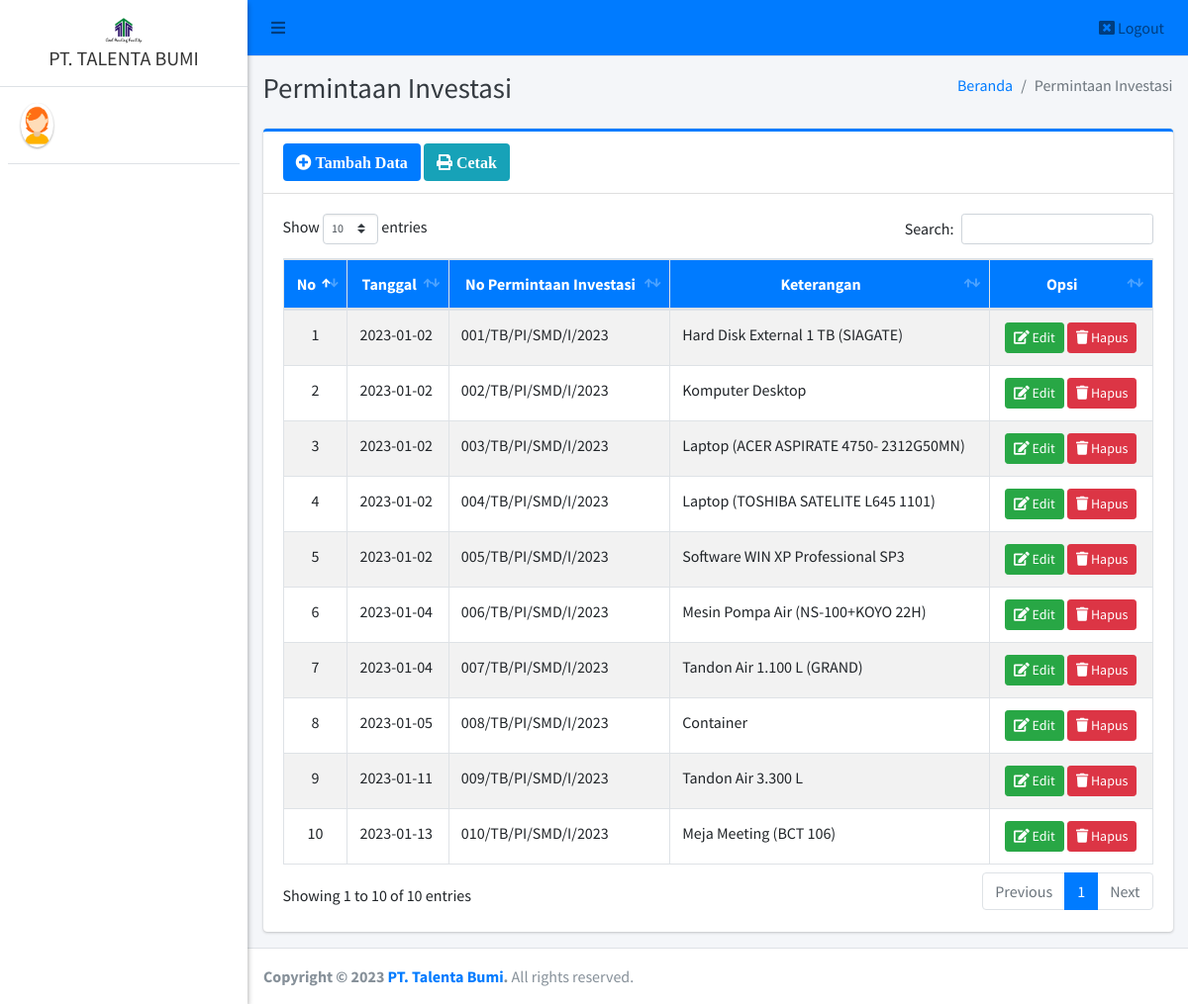
Before: /pimpinan/pi/index.php with the older database file.
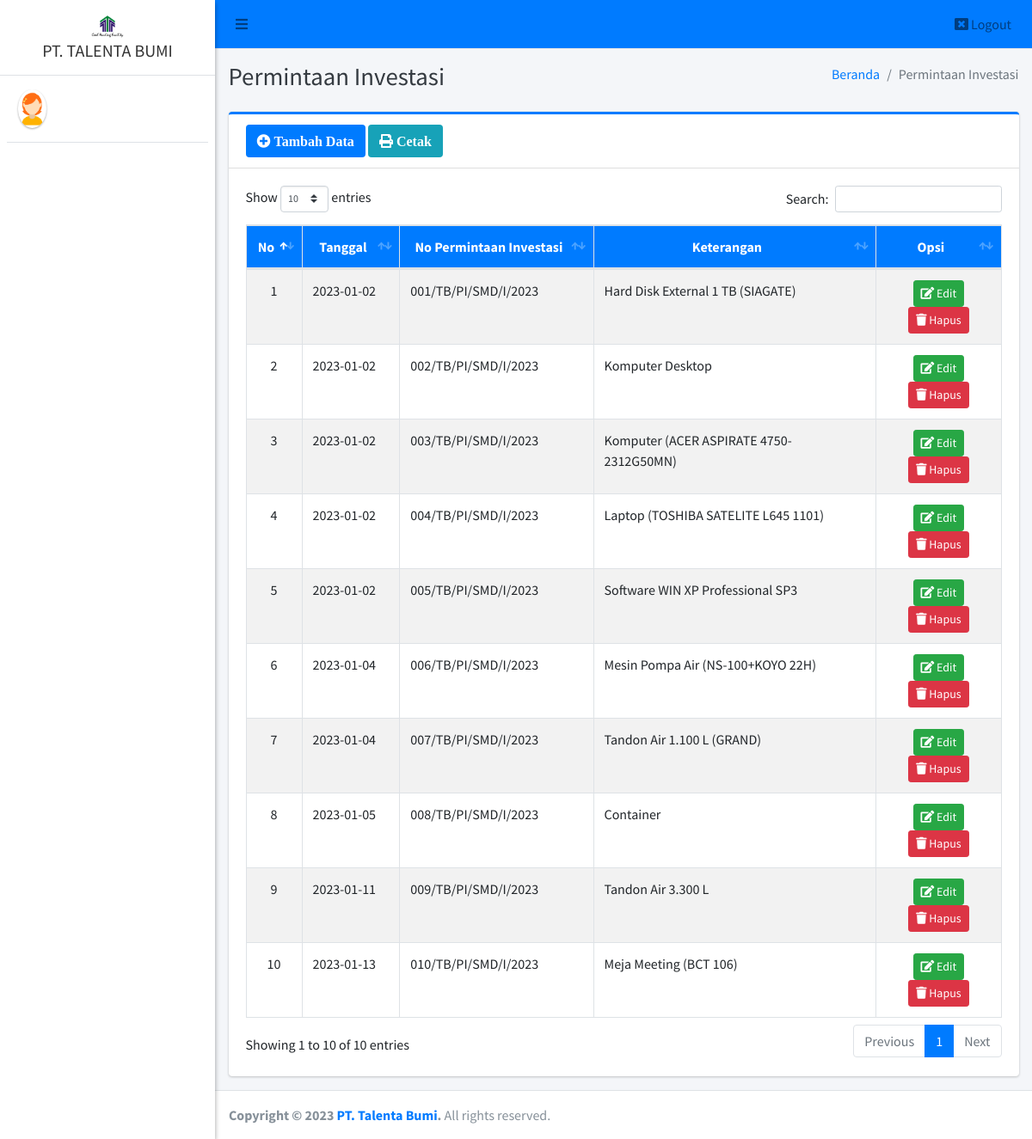
After: the same page with the newer database file.
### tables this page shows
CREATE TABLE `pi` (
  `id_pi` int(11) NOT NULL,
  `tanggal_permintaan` date NOT NULL,
  `no_pi` varchar(40) NOT NULL,
  `keterangan` text NOT NULL,
  `jumlah` varchar(20) NOT NULL,
  `satuan` varchar(20) NOT NULL
);

### pimpinan/pi/index.php (the view, shortened to what this page needs)
<?php
require '../../config/koneksi.php';
?>
<!DOCTYPE html>
<html>
<?php
include '../../templates/head.php';
?>
<body class="hold-transition sidebar-mini layout-fixed">
    <div class="wrapper">
        <?php
        include '../../templates/navbar.php';
        ?>
        <?php
        include '../../templates/sidebar.php';
        ?>
        <div class="content-wrapper">
            <div class="content-header">
                <div class="container-fluid">
                    <div class="row mb-2">
                        <div class="col-sm-6">
                            <h1 class="m-0 text-dark">Permintaan Investasi</h1>
                        </div>
                        <div class="col-sm-6">
                            <ol class="breadcrumb float-sm-right">
                                <li class="breadcrumb-item"><a href="#">Beranda</a></li>
                                <li class="breadcrumb-item active">Permintaan Investasi</li>
                            </ol>
                        </div>
                    </div>
                </div>
            </div>
            <section class="content">
                <div class="container-fluid">
                    <div class="row">
                        <div class="col-12">
                            <div class="card card-primary card-outline">
                                <div class="card-header">
                                    <a href="tambah" class="btn bg-primary"><i class="fa fa-plus-circle"> Tambah Data</i></a>
                                    <a href="print" target="blank" class="btn bg-info"><i class="fa fa-print"> Cetak</i></a>
                                </div>
                                <div class="card-body">
                                    <div class="table-responsive">
                                        <table id="example1" class="table table-bordered table-striped">
                                            <thead class="bg-primary">
                                                <tr align="center">
                                                    <th>No</th>
                                                    <th>Tanggal</th>
                                                    <th>No Permintaan Investasi</th>
                                                    <th>Keterangan</th>
                                                    <th>Opsi</th>
                                                </tr>
                                            </thead>
                                            <tbody style="background-color: white">
                                                <?php
                                                $no = 1;
                                                $data = $koneksi->query("SELECT * FROM pi ORDER BY id_pi ASC");
                                                while ($row = $data->fetch_array()) {
                                                ?>
                                                    <tr>
                                                        <td align="center"><?= $no++ ?></td>
                                                        <td><?= $row['tanggal_permintaan'] ?></td>
                                                        <td><?= $row['no_pi'] ?></td>
                                                        <td><?= $row['keterangan'] ?></td>
                                                        <td align="center">
                                                            <a href="edit?id=<?= $row['id_pi'] ?>" class="btn btn-success btn-sm" title="Edit"><i class="fa fa-edit"></i> Edit</a>
                                                            <a href="hapus?id=<?= $row['id_pi'] ?>" class="btn btn-danger btn-sm alert-hapus" title="Hapus"><i class="fa fa-trash"></i> Hapus</a>
                                                        </td>
                                                    </tr>
                                                <?php } ?>
                                            </tbody>
                                        </table>
                                    </div>
                                </div>
                            </div>
                        </div>
                    </div>
                </div>
            </section>
        </div>
        <?php include_once "../../templates/footer.php"; ?>
    </div>
</body>
</html>

Changed rows visible on the page:
changed pi: keterangan "Laptop (ACER ASPIRATE 4750- 2312G50MN)" → "Komputer (ACER ASPIRATE 4750- 2312G50MN)"
